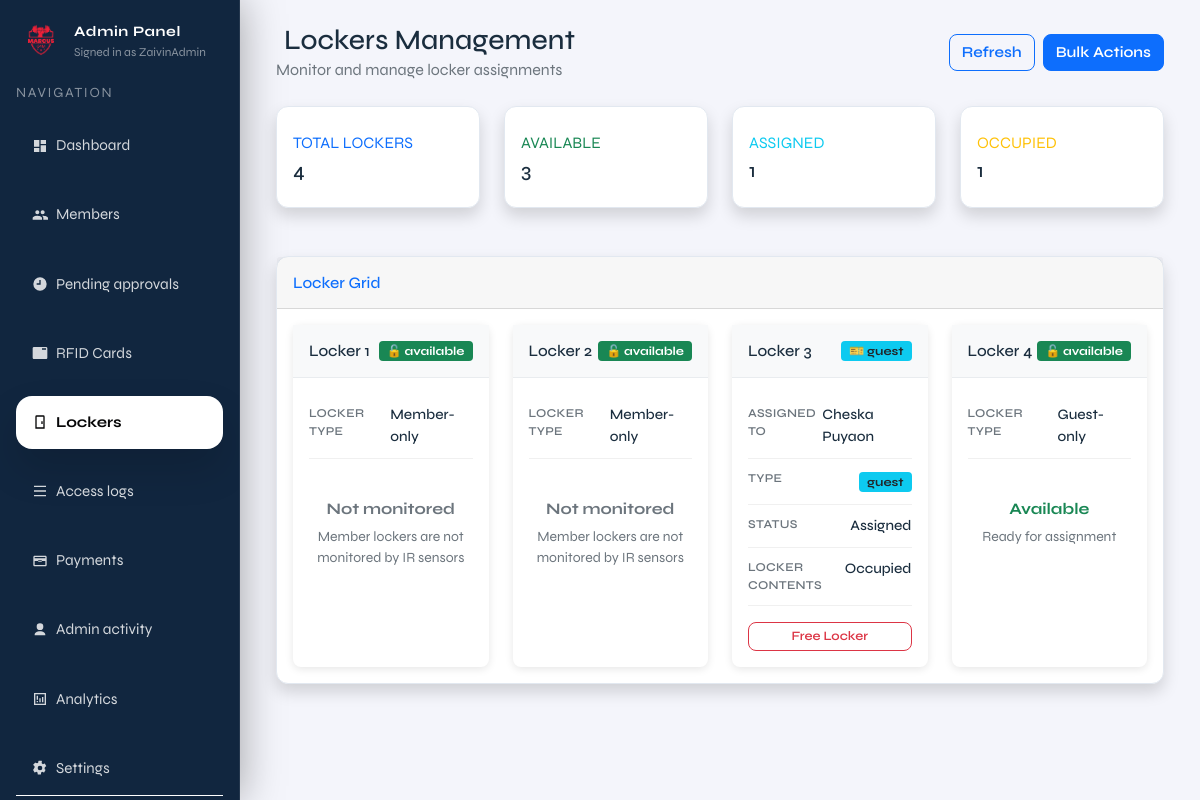
/admin/lockers (signed in), run on an earlier commit of the app's database.
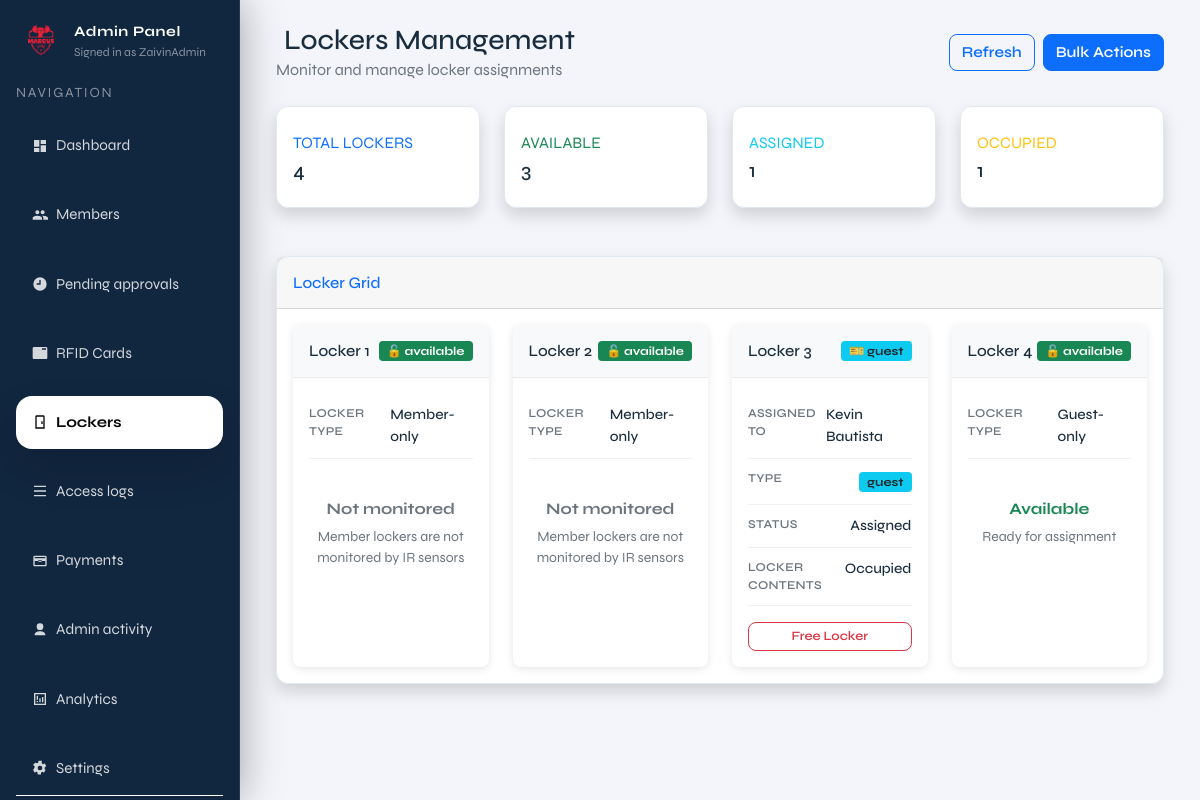
And on a later commit of the database.
### tables this page shows
CREATE TABLE members (
              id INTEGER PRIMARY KEY AUTOINCREMENT,
              full_name TEXT NOT NULL,
              address TEXT,
              contact_number TEXT,
              age INTEGER,
              category TEXT,
              payment_status TEXT NOT NULL DEFAULT 'unpaid',
              paid_at TEXT,
              status TEXT NOT NULL DEFAULT 'pending',
              created_at TEXT NOT NULL DEFAULT (datetime('now'))
            , locker_id INTEGER, fingerprint_uid TEXT, rfid_uid TEXT, expiry_date TEXT, member_type TEXT DEFAULT 'regular');

CREATE TABLE lockers (
              id INTEGER PRIMARY KEY AUTOINCREMENT,
              label TEXT NOT NULL,
              status TEXT NOT NULL DEFAULT 'available'
            );

### admin.py (the view)
@admin_bp.get("/lockers")
def admin_lockers():
    guard = _require_admin()
    if guard is not None:
        return guard
    now_local = datetime.now().strftime("%Y-%m-%d %H:%M:%S")
    with connect() as conn:
        conn.execute(
            """
            UPDATE members
               SET locker_id = NULL
             WHERE member_type = 'guest'
               AND locker_id IS NOT NULL
               AND NOT EXISTS (
                   SELECT 1 FROM guest_rfid_cards grc
                    WHERE grc.guest_id = members.id
                      AND grc.status = 'ACTIVE'
               )
            """,
        )
        conn.execute(
            """
            UPDATE lockers
               SET status = 'available'
             WHERE status = 'occupied'
               AND id NOT IN (SELECT locker_id FROM members WHERE locker_id IS NOT NULL)
            """,
        )
    with connect() as conn:
        lockers_data = conn.execute(
            """
            SELECT
                l.id,
                l.label,
                l.status,
                m.id AS member_id,
                m.full_name,
                m.member_type,
                m.status AS member_status,
                m.payment_status,
                m.expiry_date
            FROM lockers l
            LEFT JOIN members m ON l.id = m.locker_id
                AND (
                    (m.member_type != 'guest' AND m.status = 'approved')
                    OR (m.member_type = 'guest')
                )
            ORDER BY l.id ASC
            """
        ).fetchall()
        lockers = []
        for row in lockers_data:
            locker_type = 'member' if row["id"] in (1, 2) else 'guest'
            locker = {
                "id": row["id"],
                "label": row["label"],
                "status": row["status"],
                "type": locker_type,
                "assigned_to": None
            }
            if row["member_id"]:
                locker["assigned_to"] = {
                    "id": row["member_id"],
                    "name": row["full_name"],
                    "type": row["member_type"],
                    "member_status": row["member_status"],
                    "payment_status": row["payment_status"],
                    "expiry_date": row["expiry_date"]
                }
            lockers.append(locker)
        stats = {
            "total": len(lockers),
            "available": sum(
                1 for l in lockers
                if (l["type"] == "member" and l["assigned_to"] is None)
                or (l["type"] == "guest" and l["assigned_to"] is None and l["status"] == "available")
            ),
            "occupied": sum(
                1 for l in lockers
                if l["type"] == "guest" and l["status"] == "occupied"
            ),
            "assigned": sum(1 for l in lockers if l["assigned_to"] is not None)
        }
    return render_template(
        "admin/pages/admin_lockers.html",
        lockers=lockers,
        stats=stats,
        current_page="lockers",
        admin_username=session.get("admin_username"),
        now=datetime.now(),
    )

### admin.py (called while the page is built)
def _require_admin():
    if not session.get("admin_logged_in"):
        return redirect(url_for("admin.admin_login"))
    return None

@admin_bp.before_request
def _protect_admin_routes():
    if request.endpoint in ("admin.admin_login", "admin.admin_login_submit"):
        return None
    if not session.get("admin_logged_in"):
        return redirect(url_for("admin.admin_login"))

### db.py (called while the page is built, shortened)
def _db_path() -> Path:
    env_path = os.getenv("LOCKER_DB_PATH")
    if env_path:
        return Path(env_path)
    current_dir = Path(__file__).resolve().parent
    candidate_paths = [
        current_dir / "locker.sqlite3",
        current_dir / "locker.db",
        current_dir.parent / "locker.sqlite3",
        current_dir.parent / "locker.db",
    ]
    for path in candidate_paths:
        if path.exists():
            return path
    return current_dir.parent / "locker.sqlite3"

def _database_url() -> Optional[str]:
    return os.getenv("DATABASE_URL") or os.getenv("POSTGRES_URL")

    def _translate_sql(self, sql: str, params: Optional[Iterable[Any]] = None) -> str:
        if not self._is_postgres:
            return sql

### templates/admin/pages/admin_lockers.html (shortened to what the changed rows need)
{% extends "admin/layout/admin.html" %}
{% block admin_content %}
<div class="container-fluid">
  <div class="d-flex justify-content-between align-items-center mb-4">
    <div>
      <h1 class="h3 mb-0 text-gray-800">
        Lockers Management
      </h1>
    </div>
  </div>
  <div class="card shadow">
    <div class="card-body">
      <div class="locker-grid">
        <div class="row g-4 justify-content-center" id="lockersGrid">
        {% for locker in lockers %}
          <div class="col-6 col-md-4 col-lg-3">
            <div class="card locker-card h-100 {% if locker.assigned_to %}border-primary{% elif locker.status == 'occupied' %}border-warning{% else %}border-success{% endif %}">
              <div class="locker-header d-flex justify-content-between align-items-center">
                <h6 class="mb-0">{{ locker.label }}</h6>
                {% if locker.assigned_to and locker.assigned_to.type == 'member' %}
                  <span class="badge bg-warning text-dark" style="font-size: 0.75rem;">🔒 member</span>
                {% elif locker.assigned_to and locker.assigned_to.type == 'guest' %}
                  <span class="badge bg-info text-dark" style="font-size: 0.75rem;">🎫 guest</span>
                {% elif locker.status == 'occupied' %}
                  <span class="badge bg-danger" style="font-size: 0.75rem;">📦 occupied</span>
                {% else %}
                  <span class="badge bg-success" style="font-size: 0.75rem;">🔓 available</span>
                {% endif %}
              </div>
              <div class="card-body p-3">
                {% if locker.assigned_to %}
                  <div class="locker-info-row">
                    <span class="locker-label">Assigned to</span>
                    <span class="locker-value">{{ locker.assigned_to.name }}</span>
                  </div>
                  <div class="locker-info-row">
                    <span class="locker-label">Type</span>
                    <span>
                      {% if locker.assigned_to.type == 'guest' %}
                        <span class="badge bg-info text-dark" style="font-size: 0.75rem;">guest</span>
                      {% else %}
                        <span class="badge bg-primary" style="font-size: 0.75rem;">member</span>
                      {% endif %}
                    </span>
                  </div>
                  {% if locker.assigned_to.type == 'guest' %}
                  <div class="locker-info-row">
                    <span class="locker-label">Status</span>
                    <span class="locker-value">Assigned</span>
                  </div>
                  {% endif %}
                  <div class="locker-info-row">
                    <span class="locker-label">Locker contents</span>
                    <span class="locker-value">
                      {% if locker.type == 'guest' and locker.status == 'occupied' %}
                        Occupied
                      {% else %}
                        Empty
                      {% endif %}
                    </span>
                  </div>
                  <div class="d-grid gap-2 mt-3">
                    {% if locker.assigned_to.type == 'guest' %}
                      <button type="button" class="btn btn-sm btn-outline-danger" onclick="showDeleteModal('locker', {'locker_id': '{{ locker.label }}', 'name': '{{ locker.assigned_to.name }}'}, function() { fetch('{{ url_for('admin.admin_delete_guest', guest_id=locker.assigned_to.id) }}', { method: 'POST' }).then(r => location.reload()); })">Free Locker</button>
                    {% else %}
                      <button type="button" class="btn btn-sm btn-outline-secondary" disabled>Member Assigned</button>
                    {% endif %}
                  </div>
                {% endif %}
              </div>
            </div>
          </div>
        {% endfor %}
      </div>
    </div>
  </div>
</div>
{% endblock %}

What changed in the data, as far as the page shows it:
changed members "Locker 3": assigned_to.name "Cheska Puyaon" → "Kevin Bautista"
